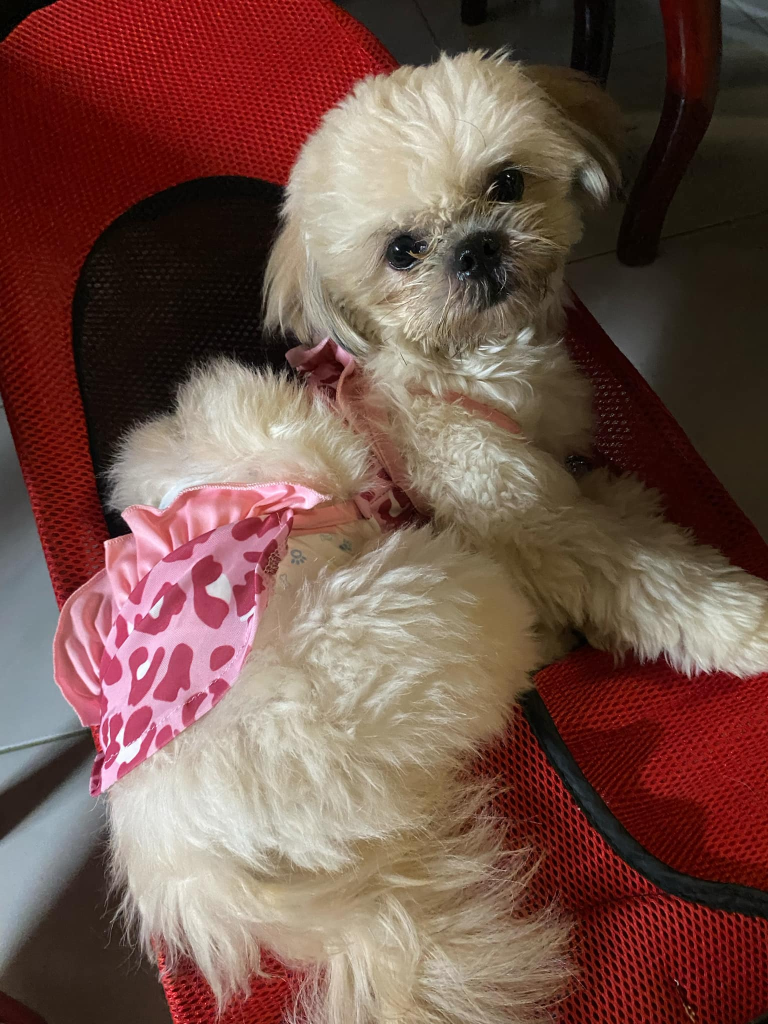
#> input picture uploads/img_20251006_110801_354cb4a6.jpeg, 1536 x 2048 px (shown at 1/2 size)
$ python resize_image.py ../uploads/img_20251006_110801_354cb4a6.jpeg
#> lines starting #> are read from the running program, lines starting #| are printed output that depends on the picture
import sys, json, base64, io
from pathlib import Path

try:
    from PIL import Image  # Pillow
except Exception as e:
    print(json.dumps({"ok": False, "error": f"Pillow import failure: {e}"}))
    sys.exit(1)


def resize_to_224(path: Path):
    with Image.open(path) as im:
#> im is the input picture: PIL image 1536x2048 RGB; mean R, G, B 116.4, 83, 73.9
        if im.mode not in ("RGB", "RGBA"):
            im = im.convert("RGB")
        else:
            im = im.convert("RGB")
        resized = im.resize((224, 224))
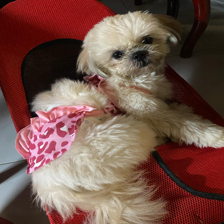
#> resized: PIL image 224x224 RGB; mean R, G, B 116.4, 83, 73.9
        buf = io.BytesIO()
        resized.save(buf, format="JPEG", quality=90)
        b64 = base64.b64encode(buf.getvalue()).decode("utf-8")
        return {
            "ok": True,
            "steps": ["Resize to 224x224 (Pillow)"],
            "processed_base64": b64,
            "pet_type": "Unknown",
        }


def main():
    if len(sys.argv) < 2:
        print(json.dumps({"ok": False, "error": "Usage: resize_image.py <image_path>"}))
        return
    p = Path(sys.argv[1])
    if not p.exists():
        print(json.dumps({"ok": False, "error": "Image path not found"}))
        return
    try:
        res = resize_to_224(p)
        print(json.dumps(res))
    except Exception as e:
        print(json.dumps({"ok": False, "error": str(e)}))


if __name__ == "__main__":
    main()

$ run again, on uploads/img_20251007_071751_44550edd.jpeg
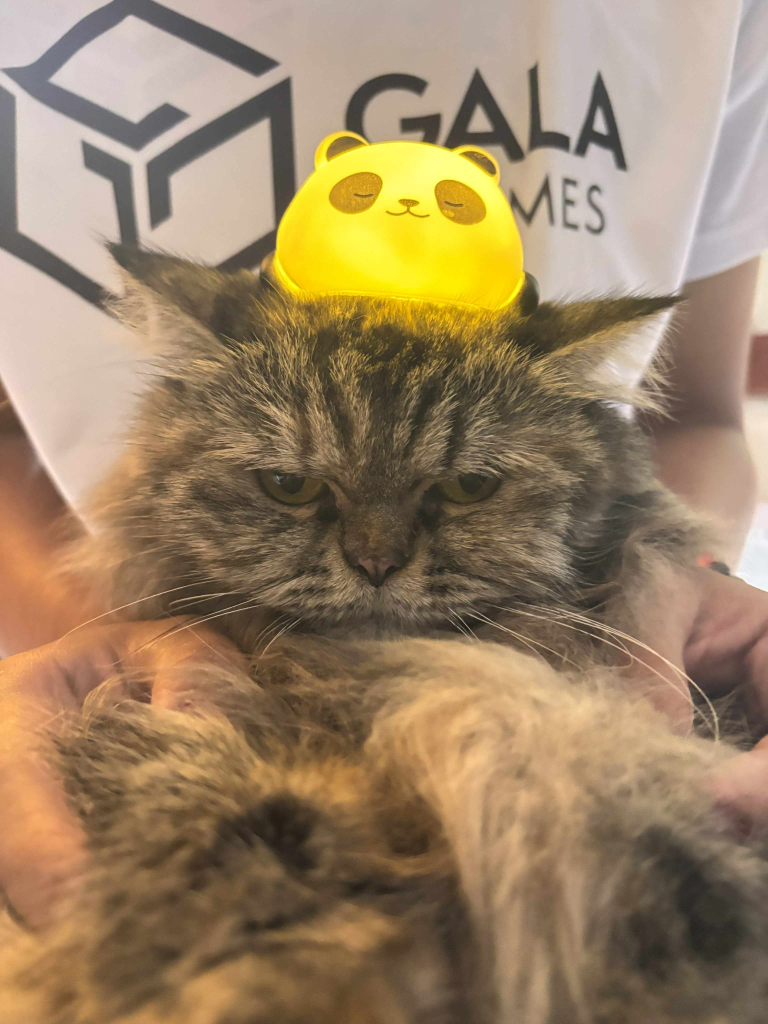
#> input picture uploads/img_20251007_071751_44550edd.jpeg, 1536 x 2048 px (shown at 1/2 size)
#> in resize_to_224, im is the input picture: PIL image 1536x2048 RGB; mean R, G, B 154.4, 130.6, 100.2
#> in resize_to_224, `resized = im.resize((224, 224))`:
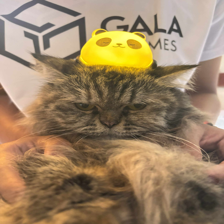
#> resized: PIL image 224x224 RGB; mean R, G, B 154.4, 130.6, 100.2
